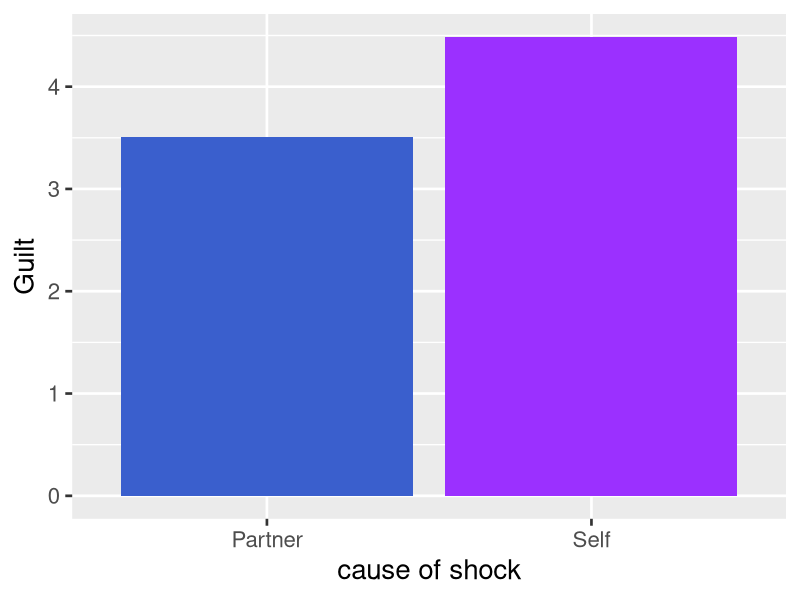
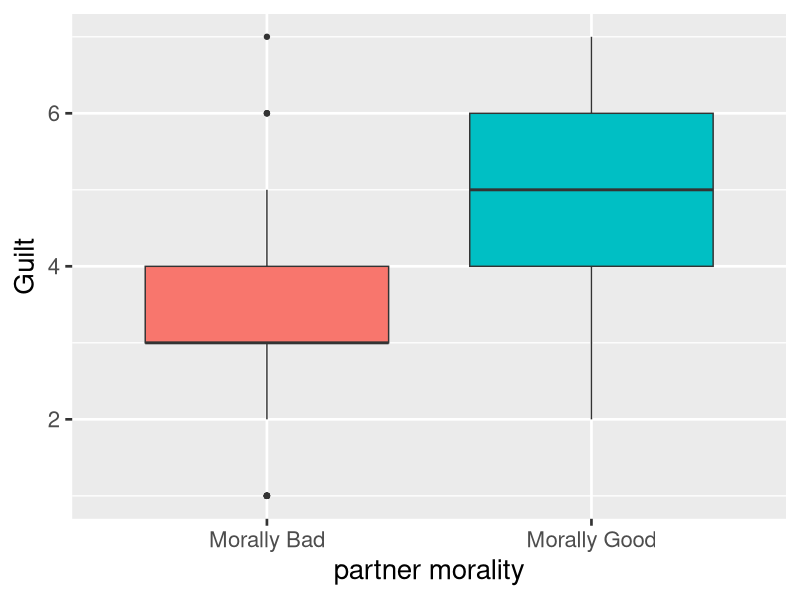
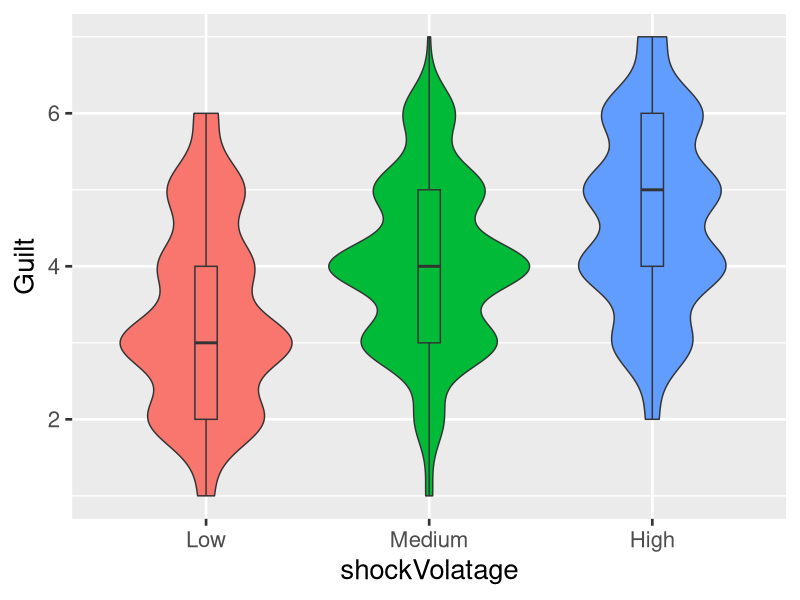
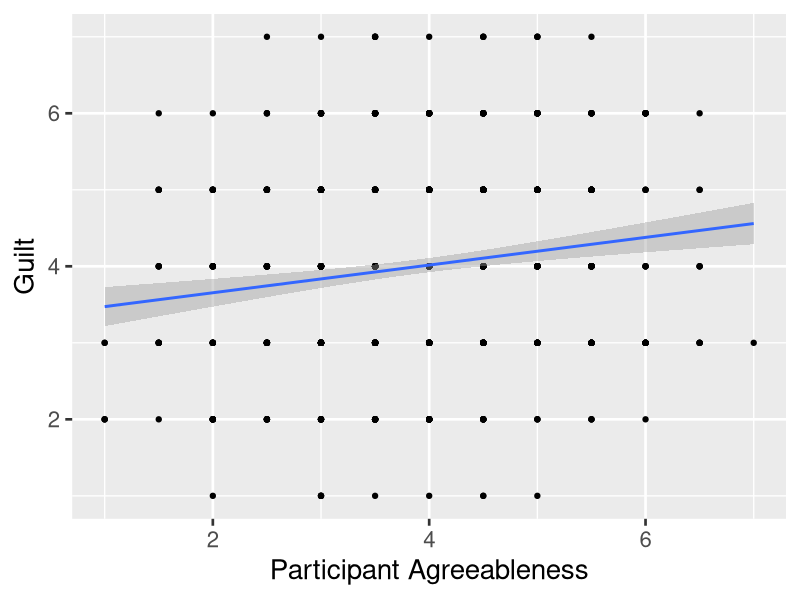
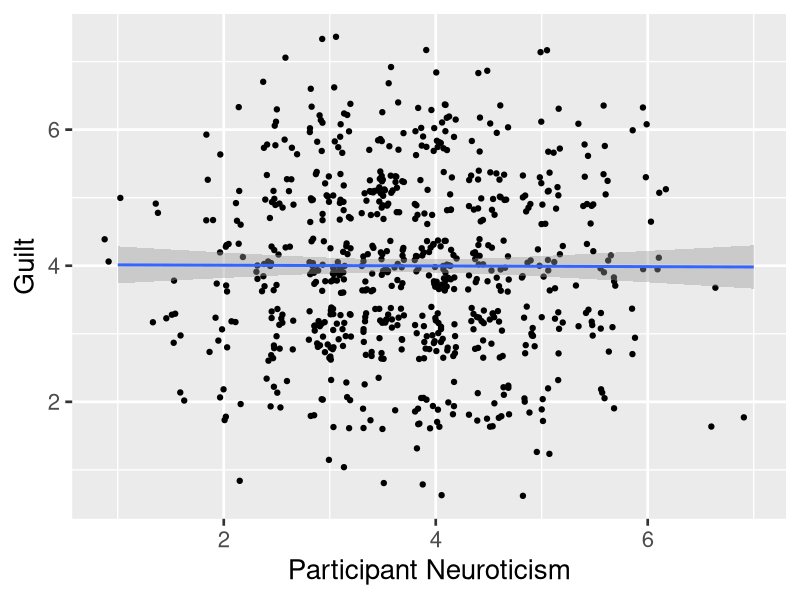
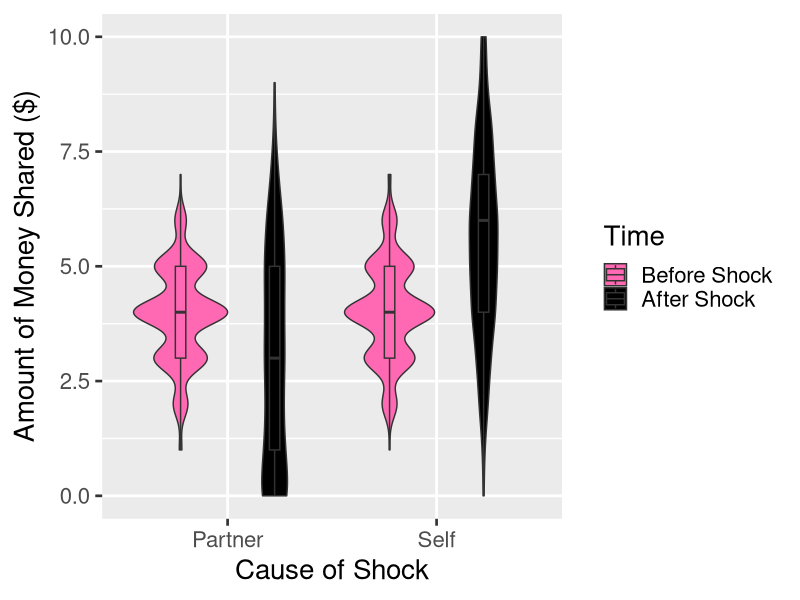

Generate these figures, in order, with R:
## ---- chunk 1
#DAN
#THINGS TO DO:
#1. Make sure everyone has processed data in the right place
#2. Make sure everyone downloads the data analysis primer
#3. Go to GitHub repo and enable pages for their project repository
#4. Make sure knit directory is set to project
#5. Make sure toc: true and toc_float: true are set up

knitr::opts_chunk$set(echo = TRUE)

library(reshape2)

library(ggplot2)
## ---- chunk 2

#Load in the data

data<-read.csv("Week 3 /Processed Data/Week 3 Data PROCESSED.csv")

#Recode variables:
data$PIN<-as.factor(data$PIN)
data$sex<-as.factor(data$sex)
data$shock<-factor(data$shock, levels=c("low","medium","high"))
data$shockCause<-as.factor(data$shockCause)
data$pMoral<-as.factor(data$pMoral)


## ---- chunk 3

c(summary(data$guilt),"SD"=sd(data$guilt,na.rm=T))

## ---- chunk 4

#Pre-shock:
c(summary(data$preShare),"SD"=sd(data$preShare,na.rm=T))

#Post-shock:
c(summary(data$postShare),"SD"=sd(data$postShare,na.rm=T))

## ---- chunk 5

#Agreeableness:
c(summary(data$agre),"SD"=sd(data$agre,na.rm=T))

#Neuroticism:
#Pre-shock:
c(summary(data$neuro),"SD"=sd(data$neuro,na.rm=T))

## ---- chunk 6

#Run the t-test for prediction 1.1
p1.1<-t.test(data$guilt~data$shockCause)

#Output the result

#Generate the graph
p1.1

plot1.1 <- ggplot(data=data,
                  aes(x = shockCause,
                      y = guilt,
                      fill = shockCause)) + 
  labs(x = "cause of shock",
       y = "Guilt") +
  stat_summary(fun = "mean",
               geom = "bar",
               position = "dodge") +
  stat_summary(fun.data = "mean_cl_boot",
               geom = "errorbar",
               position = "dodge") + 
  scale_x_discrete(labels=c("Partner","Self")) +
  scale_fill_manual(values=c("royalblue3", "purple1"),
                    guide=F) +
  theme_grey(base_size=20)

colors()
#Output the  graph 
plot1.1
## ---- chunk 7

#Run the t-test for prediction 1.2
p1.2<-t.test(data$guilt~data$pMoral)

#Output the result
p1.2

plot1.2 <- ggplot(data = data,
               aes(x = pMoral,
                   y = guilt,
                   fill = pMoral)) +
  labs(x="partner morality", y="Guilt") +
  scale_x_discrete(labels=c("Morally Bad", "Morally Good")) +
  theme_gray(base_size=20) +
  guides(fill=F) +
  geom_boxplot()
                     
                  
plot1.2 
## ---- chunk 8

#Run the ANOVA for prediction 1.3
p1.3<-lm(guilt~shock,data=data)

#Output the result
anova(p1.3)

#Output the group means
tapply(data$guilt,data$shock,function(x) mean(x,na.rm=T))

#Generate the graph
plot1.3 <- ggplot(data = data,
               aes(x = shock,
                   y = guilt,
                   fill = shock)) +
  labs(x="shockVolatage", y="Guilt") +
  scale_x_discrete(labels = c("Low","Medium","High")) +
  theme_gray(base_size=20) +
  guides(fill = F) +
  geom_violin(position=position_dodge(.9))+
  geom_boxplot(position=position_dodge(.9),
  width=.1)
plot1.3 

## ---- chunk 9

#Run the t-test for prediction 2
p2<-t.test(data$guilt~data$sex)

#Output the result
p2

## ---- chunk 10

#Run the correlation test for prediction 3
p3<-cor.test(data$agre,data$guilt)

#Output the result
p3


plot3<-ggplot(data=data,
              aes(x=agree,
                  y=guilt))+
  labs(x="Participant Agreeableness",
       y="Guilt")+
  theme_gray(base_size=20)+
  geom_point()+
  geom_smooth(method="lm")

#Output the graph
plot3

## ---- chunk 11

#Run the correlation test for prediction 4
p4<-cor.test(data$neuro,data$guilt)

#Output the result
p4

#Test predictions 3 and 4 in a regression:
guiltReg<-lm(guilt~neuro+agree,data=data)
summary(guiltReg)

#Graph
plot4<-ggplot(data=data,
              aes(x=neuro,
                  y=guilt))+
  labs(x="Participant Neuroticism",
       y="Guilt")+
  theme_gray(base_size=20)+
  geom_jitter()+
  geom_smooth(method="lm")

#Output the graph
plot4
## ---- chunk 12

#Melt the data for within-subjects analyses
dataMelt<-melt(data,
               measure.vars=c("preShare","postShare"),
               variable.name=c("prePost"),
               value.name=c("share"))

## ---- chunk 13

#Run the within-subjects ANOVA for p5.1
p5.1<-aov(share~prePost*shockCause+Error(PIN),data=dataMelt)

#Output the results:
summary(p5.1)

#Output means as a function of condition:
tapply(dataMelt$share,dataMelt[,c(23,20)],function(x) mean(x,na.rm=T))

#Generate the plot 
plot5.1<-ggplot(data=dataMelt,
                aes(x=shockCause,
                    y=share,
                    fill=prePost))+
  labs(x="Cause of Shock", y="Amount of Money Shared ($)",fill = "Time")+
  theme_gray(base_size=20)+
  scale_x_discrete(labels=c("Partner", "Self"))+
  scale_fill_manual(values=c("hotpink","black"),
                    labels=c("Before Shock",
                             "After Shock"))+
  geom_violin(position=position_dodge(.9))+
  geom_boxplot(position=position_dodge(.9),
               width=.1)

#Output the plot 
plot5.1
## ---- chunk 14

#Run the within-subjects ANOVA for p5.2
p5.2<-aov(share~prePost*pMoral+Error(PIN),data=dataMelt)

#Output the results:
summary(p5.2)

#Output means as a function of condition:
tapply(dataMelt$share,dataMelt[,c(23,21)],function(x) mean(x,na.rm=T))
## ---- chunk 15

#Run the within-subjects ANOVA for p5.3
p5.3<-aov(share~prePost*shock+Error(PIN),data=dataMelt)

#Output the results:
summary(p5.3)

#Output means as a function of condition:
tapply(dataMelt$share,dataMelt[,c(23,19)],function(x) mean(x,na.rm=T))
## ---- chunk 16

#Run the ANOVA to test prediction 6
p6<-aov(share~prePost*sex+Error(PIN),data=dataMelt)

#Output the results:
summary(p6)

#Output means as a function of condition and sex:
tapply(dataMelt$share,dataMelt[,c(23,2)],function(x) mean(x,na.rm=T))

## ---- chunk 17

#Run the correlation test for prediction 7
p7<-cor.test(data$agre,data$postShare)

#Output the result
p7

## ---- chunk 18

#Run the correlation test for prediction 8
p8<-cor.test(data$neuro,data$postShare)

#Output the result
p8

#Test predictions 7 and 8 in a regression:
genReg<-lm(postShare~neuro+agree,data=data)
summary(genReg)

